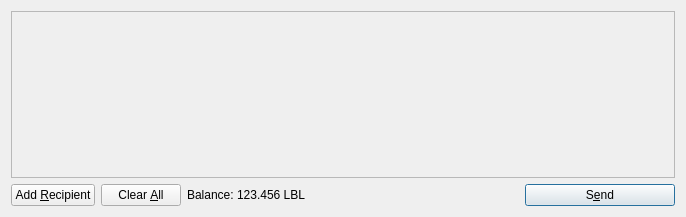
<?xml version="1.0" encoding="UTF-8"?>
<ui version="4.0">
 <class>SendCoinsDialog</class>
 <widget class="QDialog" name="SendCoinsDialog">
  <property name="geometry">
   <rect>
    <x>0</x>
    <y>0</y>
    <width>686</width>
    <height>217</height>
   </rect>
  </property>
  <property name="windowTitle">
   <string>Send Coins</string>
  </property>
  <layout class="QVBoxLayout" name="verticalLayout">
   <item>
    <widget class="QScrollArea" name="scrollArea">
     <property name="widgetResizable">
      <bool>true</bool>
     </property>
     <widget class="QWidget" name="scrollAreaWidgetContents">
      <property name="geometry">
       <rect>
        <x>0</x>
        <y>0</y>
        <width>666</width>
        <height>165</height>
       </rect>
      </property>
      <layout class="QVBoxLayout" name="verticalLayout_2">
       <property name="margin">
        <number>0</number>
       </property>
       <item>
        <layout class="QVBoxLayout" name="entries">
         <property name="spacing">
          <number>6</number>
         </property>
        </layout>
       </item>
       <item>
        <spacer name="verticalSpacer">
         <property name="orientation">
          <enum>Qt::Vertical</enum>
         </property>
         <property name="sizeHint" stdset="0">
          <size>
           <width>20</width>
           <height>40</height>
          </size>
         </property>
        </spacer>
       </item>
      </layout>
     </widget>
    </widget>
   </item>
   <item>
    <layout class="QHBoxLayout" name="horizontalLayout">
     <item>
      <widget class="QPushButton" name="addButton">
       <property name="toolTip">
        <string>Send to multiple recipients at once</string>
       </property>
       <property name="text">
        <string>Add &amp;Recipient</string>
       </property>
       <property name="icon">
        <iconset resource="../bitcoin.qrc">
         <normaloff>:/icons/add</normaloff>:/icons/add</iconset>
       </property>
       <property name="autoDefault">
        <bool>false</bool>
       </property>
      </widget>
     </item>
     <item>
      <widget class="QPushButton" name="clearButton">
       <property name="sizePolicy">
        <sizepolicy hsizetype="Minimum" vsizetype="Fixed">
         <horstretch>0</horstretch>
         <verstretch>0</verstretch>
        </sizepolicy>
       </property>
       <property name="toolTip">
        <string>Remove all transaction fields</string>
       </property>
       <property name="text">
        <string>Clear &amp;All</string>
       </property>
       <property name="icon">
        <iconset resource="../bitcoin.qrc">
         <normaloff>:/icons/remove</normaloff>:/icons/remove</iconset>
       </property>
       <property name="autoRepeatDelay">
        <number>300</number>
       </property>
       <property name="autoDefault">
        <bool>false</bool>
       </property>
      </widget>
     </item>
     <item>
      <layout class="QHBoxLayout" name="horizontalLayout_2">
       <property name="spacing">
        <number>3</number>
       </property>
       <item>
        <widget class="QLabel" name="label">
         <property name="text">
          <string>Balance:</string>
         </property>
        </widget>
       </item>
       <item>
        <widget class="QLabel" name="labelBalance">
         <property name="cursor">
          <cursorShape>IBeamCursor</cursorShape>
         </property>
         <property name="text">
          <string>123.456 LBL</string>
         </property>
         <property name="textInteractionFlags">
          <set>Qt::LinksAccessibleByMouse|Qt::TextSelectableByKeyboard|Qt::TextSelectableByMouse</set>
         </property>
        </widget>
       </item>
      </layout>
     </item>
     <item>
      <spacer name="horizontalSpacer">
       <property name="orientation">
        <enum>Qt::Horizontal</enum>
       </property>
       <property name="sizeHint" stdset="0">
        <size>
         <width>40</width>
         <height>20</height>
        </size>
       </property>
      </spacer>
     </item>
     <item>
      <widget class="QPushButton" name="sendButton">
       <property name="minimumSize">
        <size>
         <width>150</width>
         <height>0</height>
        </size>
       </property>
       <property name="toolTip">
        <string>Confirm the send action</string>
       </property>
       <property name="text">
        <string>S&amp;end</string>
       </property>
       <property name="icon">
        <iconset resource="../bitcoin.qrc">
         <normaloff>:/icons/send</normaloff>:/icons/send</iconset>
       </property>
       <property name="default">
        <bool>true</bool>
       </property>
      </widget>
     </item>
    </layout>
   </item>
  </layout>
 </widget>
 <resources>
  <include location="../bitcoin.qrc"/>
 </resources>
 <connections/>
</ui>
